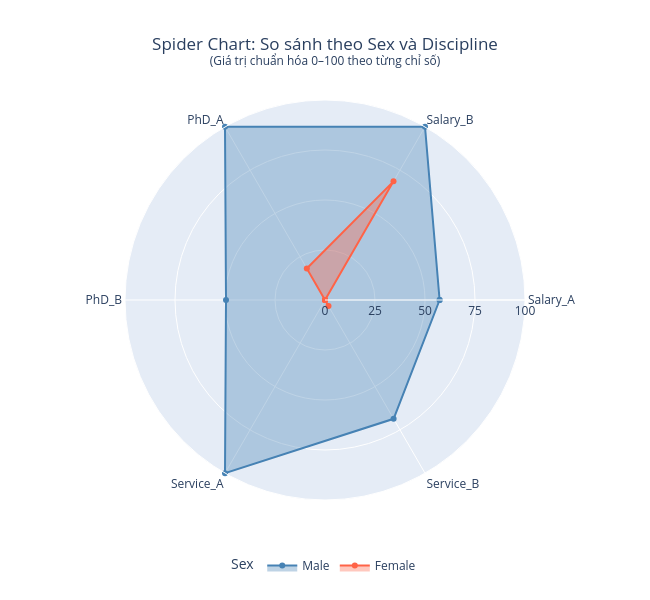

Notebook source saved alongside this figure:
### Code cell
cats = categories + [categories[0]]  

fig2 = go.Figure()

colors = {'Male': ('steelblue', 'rgba(70,130,180,0.35)'),
          'Female': ('tomato', 'rgba(255,99,71,0.35)')}

for s in sexes:
    vals = raw2[s] + [raw2[s][0]]  
    fig2.add_trace(go.Scatterpolar(
        r=vals,
        theta=cats,
        fill='toself',
        name=s,
        line=dict(color=colors[s][0], width=2),
        fillcolor=colors[s][1]
    ))

fig2.update_layout(
    title='Spider Chart: So sánh theo Sex và Discipline<br><sup>(Giá trị chuẩn hóa 0–100 theo từng chỉ số)</sup>',
    title_x=0.5,
    polar=dict(
        radialaxis=dict(visible=True, range=[0,100],
                        tickvals=[0,25,50,75,100]),
        angularaxis=dict(tickfont=dict(size=12))
    ),
    legend=dict(title='Sex', orientation='h',
                xanchor='center', x=0.5, yanchor='bottom', y=-0.2),
    margin=dict(l=60, r=60, t=100, b=100),
    width=650, height=600,
    showlegend=True
)

fig2.show()

### Figure 1 — Plotly figure (JSON) as saved in the notebook; plotly's stock layout.template omitted (floating-point values rounded to 4 significant figures)
{"data": [{"fill": "toself", "fillcolor": "rgba(70,130,180,0.35)", "line": {"color": "steelblue", "width": 2}, "name": "Male", "r": [57.3, 100, 100, 49.5, 100, 68.6, 57.3], "theta": ["Salary_A", "Salary_B", "PhD_A", "PhD_B", "Service_A", "Service_B", "Salary_A"], "type": "scatterpolar"}, {"fill": "toself", "fillcolor": "rgba(255,99,71,0.35)", "line": {"color": "tomato", "width": 2}, "name": "Female", "r": [0, 68.5, 18.2, 0, 0, 3.5, 0], "theta": ["Salary_A", "Salary_B", "PhD_A", "PhD_B", "Service_A", "Service_B", "Salary_A"], "type": "scatterpolar"}], "layout": {"height": 600, "legend": {"orientation": "h", "title": {"text": "Sex"}, "x": 0.5, "xanchor": "center", "y": -0.2, "yanchor": "bottom"}, "margin": {"b": 100, "l": 60, "r": 60, "t": 100}, "polar": {"angularaxis": {"tickfont": {"size": 12}}, "radialaxis": {"range": [0, 100], "tickvals": [0, 25, 50, 75, 100], "visible": true}}, "showlegend": true, "title": {"text": "Spider Chart: So sánh theo Sex và Discipline<br><sup>(Giá trị chuẩn hóa 0–100 theo từng chỉ số)</sup>", "x": 0.5}, "width": 650}}
